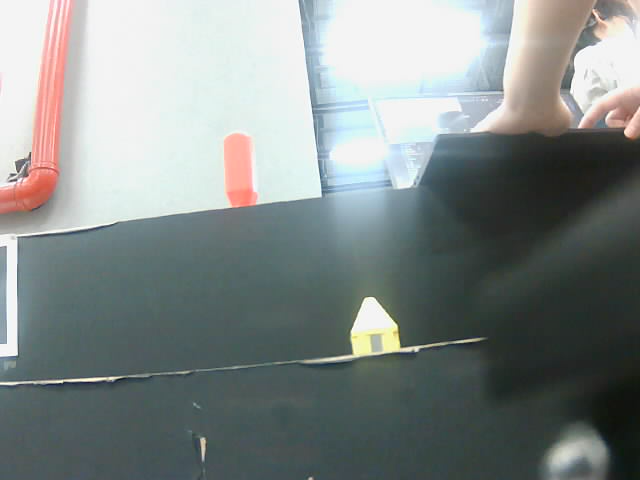
#> input picture opencv/tools/img/1.png, 640 x 480 px, given in place of the camera
$ python use_camera.py
#> lines starting #> are read from the running program, lines starting #| are printed output that depends on the picture
#> further down, frame is the input picture: shape (480, 640, 3); mean B, G, R 136.6, 138, 130.7
import cv2
import numpy as np

def preprocess_frame(frame):
    # 1. 高斯模糊降噪
    frame = cv2.GaussianBlur(frame, (5, 5), 0)

    # 2. 白平衡（简单灰度世界法）
    result = frame.astype(np.float32)
    avg_b = np.mean(result[:, :, 0])
#> avg_b = 136.6
    avg_g = np.mean(result[:, :, 1])
#> avg_g = 138
    avg_r = np.mean(result[:, :, 2])
#> avg_r = 130.7
    avg_gray = (avg_b + avg_g + avg_r) / 3
#> avg_gray = 135.1
    result[:, :, 0] *= avg_gray / avg_b
    result[:, :, 1] *= avg_gray / avg_g
    result[:, :, 2] *= avg_gray / avg_r
    result = np.clip(result, 0, 255).astype(np.uint8)

    return result

def preprocess_for_calib(frame):
    """A 方法：灰度 + 自适应对比度CLAHE + 轻微高斯"""
    gray = cv2.cvtColor(frame, cv2.COLOR_BGR2GRAY)
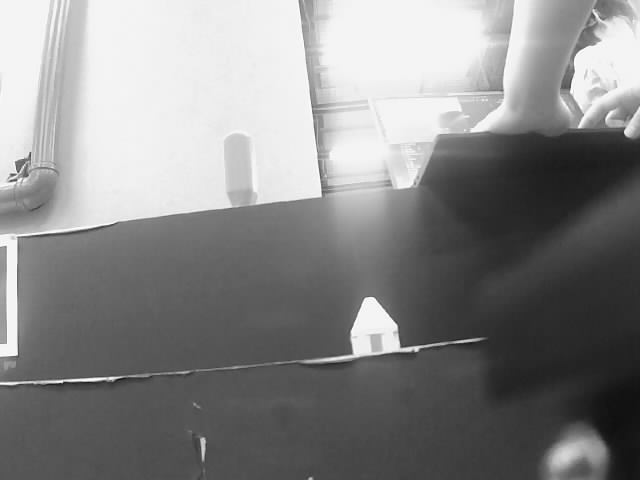
#> gray: shape (480, 640); min 10, max 255, mean 135.6
    clahe = cv2.createCLAHE(clipLimit=2.0, tileGridSize=(8, 8))
    gray = clahe.apply(gray)
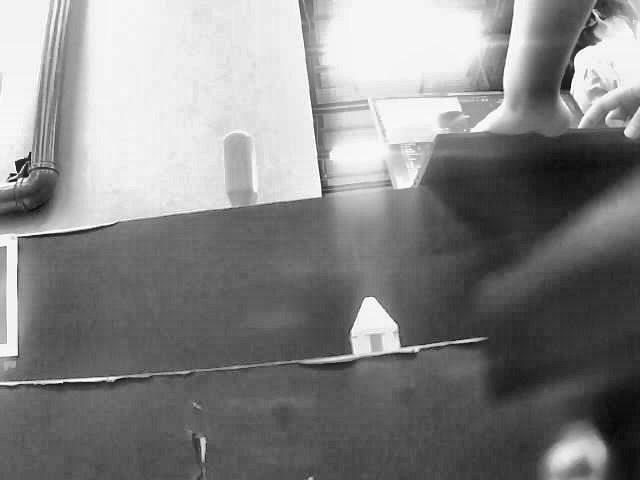
#> gray: shape (480, 640); min 8, max 255, mean 133.5
    gray = cv2.GaussianBlur(gray, (3, 3), 0)
    return gray

cap = cv2.VideoCapture(0)
if not cap.isOpened():
    print("无法打开摄像头")
    exit()

# cap.set(cv2.CAP_PROP_AUTO_EXPOSURE, 0.25)   # 0.25=手动(具体取值与驱动有关) # 开/关自动曝光模式。
# cap.set(cv2.CAP_PROP_EXPOSURE,    100)     # 具体数值按画面调 # 设置曝光时间（单位不是统一标准，取决于驱动）。
# cap.set(cv2.CAP_PROP_AUTO_WB,     0)       # 关闭自动白平衡 # 开/关自动白平衡（WB = White Balance）。
# cap.set(cv2.CAP_PROP_WB_TEMPERATURE, 4500) # 需要驱动支持 # 设置色温（单位 Kelvin，常见范围 2800–6500K）。


while True:
    ret, frame = cap.read()
    if not ret:
        break
    frame2 = preprocess_frame(frame)
    gray2 = preprocess_for_calib(frame)
    gray2_bgr = cv2.cvtColor(gray2, cv2.COLOR_GRAY2BGR)

    frame_resized = cv2.resize(frame, (320, 240))
    frame2_resized = cv2.resize(frame2, (320, 240))
    gray2_resized = cv2.resize(gray2_bgr, (320, 240))

    row1 = np.hstack([frame_resized, frame2_resized])
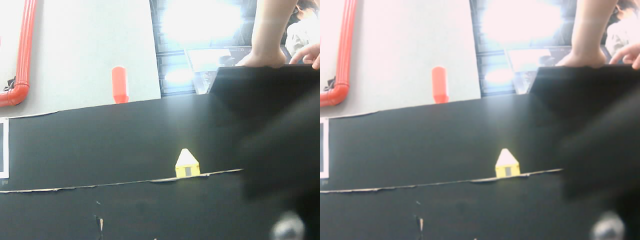
#> row1: shape (240, 640, 3); mean B, G, R 135.8, 136.4, 132.8
    row2 = np.hstack([gray2_resized, gray2_resized])  # 示例
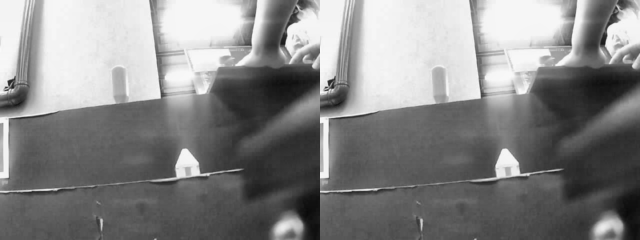
#> row2: shape (240, 640, 3); min 9, max 250, mean 133.7
    combined = np.vstack([row1, row2])
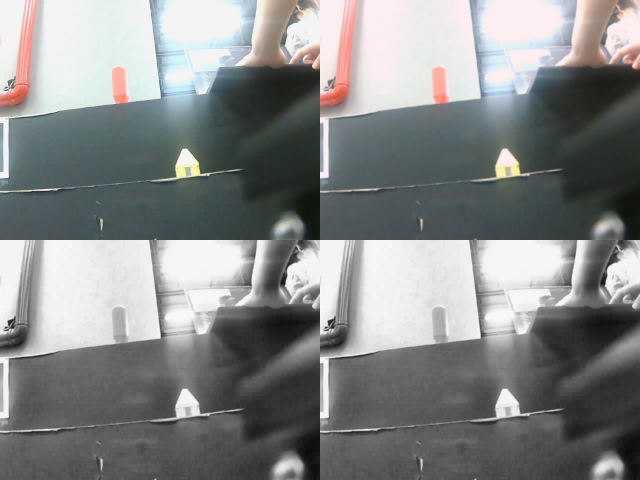
#> combined: shape (480, 640, 3); mean B, G, R 134.7, 135, 133.2
    cv2.imshow("Combined View", combined)


    # cv2.imshow("Original", frame)
    # cv2.imshow("Processed", frame2)
    # cv2.imshow("Gray for Calibration", gray2)

    if cv2.waitKey(1) & 0xFF == ord('q'):
#> (key q is pressed here)
        break

cap.release()

$ run again, on opencv/tools/img/4.png
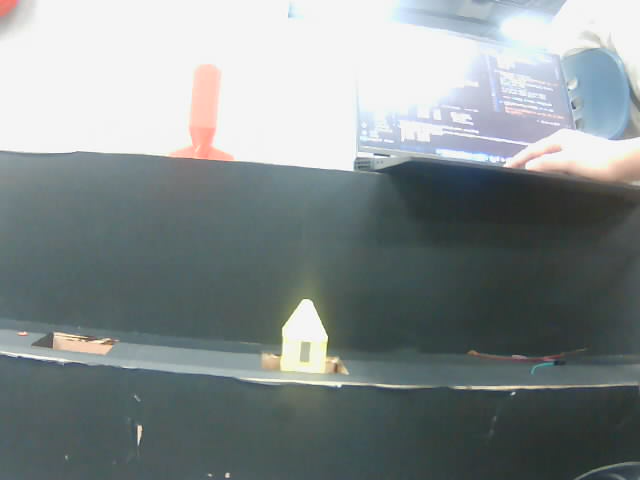
#> input picture opencv/tools/img/4.png, 640 x 480 px, given in place of the camera
#> frame is the input picture: shape (480, 640, 3); mean B, G, R 141.2, 140.6, 132.3
#> avg_b = 141.2
#> avg_g = 140.6
#> avg_r = 132.3
#> avg_gray = 138
#> `row2 = np.hstack([gray2_resized, gray2_resized])`:
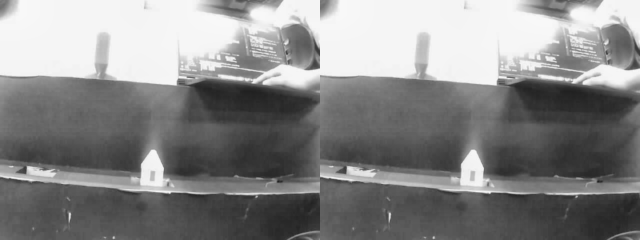
#> row2: shape (240, 640, 3); min 32, max 248, mean 135.1
#> `combined = np.vstack([row1, row2])`:
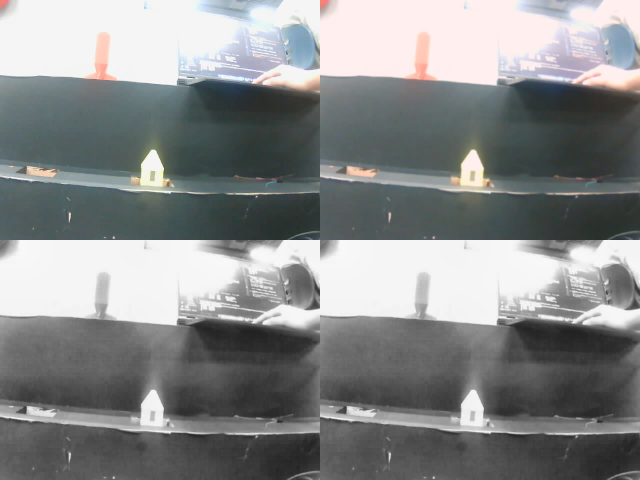
#> combined: shape (480, 640, 3); mean B, G, R 137.3, 137.1, 135
